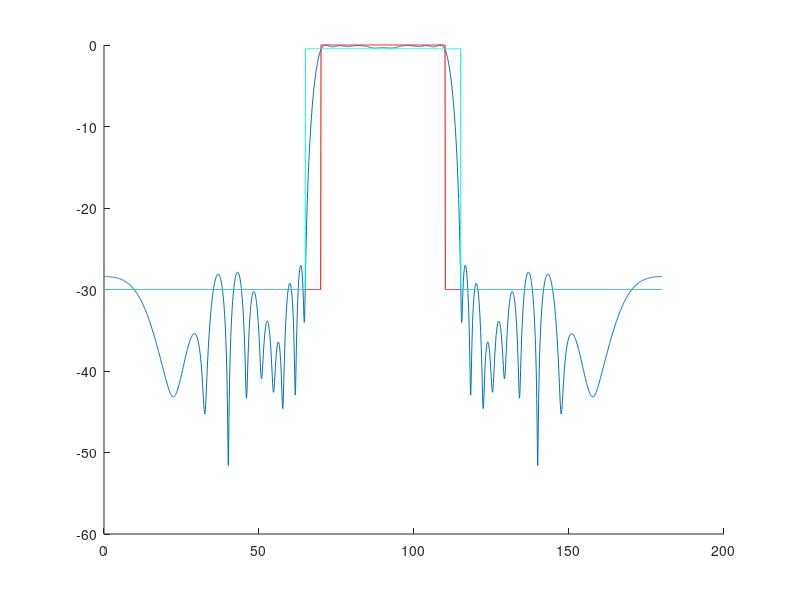

MATLAB code to generate this figure:
%alternating direction method

clc;
clear;

N = 41; %N antenna elements
lambda = 1;
%position of antenna array
d=zeros(1,N);
d(1) = 10;
d(2) = 9.6065;
d(3) = 8.8098;
d(4) = 8.2995;
d(5) = 7.8973;
d(6) = 7.3497;
d(7) = 6.8494;
d(8) = 6.5302;
d(9) = 5.6299;
d(10)=5.3749;
d(11)=5;
d(12)=4.6065;
d(13)=3.8098;
d(14)=3.2995;
d(15)=2.8973;
d(16)=2.3497;
d(17)=1.8494;
d(18)=1.5302;
d(19)=0.6299;
d(20)=0.3749;
d(21)=0;
d(41) = -10;
d(40) = -9.6065;
d(39) = -8.8098;
d(38) = -8.2995;
d(37) = -7.8973;
d(36) = -7.3497;
d(35) = -6.8494;
d(34) = -6.5302;
d(33) = -5.6299;
d(32)=-5.3749;
d(31)=-5;
d(30)=-4.6065;
d(29)=-3.8098;
d(28)=-3.2995;
d(27)=-2.8973;
d(26)=-2.3497;
d(25)=-1.8494;
d(24)=-1.5302;
d(23)=-0.6299;
d(22)=-0.3749;

%number of mainlobe samples
theta_m = 70:0.5:110;
L_m = length(theta_m);
u_m = cos(theta_m*pi/180);
A_m = exp(1i*(2*pi/lambda)*u_m'*d);
%sidelobe
theta_s = [0:1:65,115:1:180];
L_s = length(theta_s);
u_s = cos(theta_s*pi/180);
A_s = exp(1i*(2*pi/lambda)*u_s'*d);
L = L_m + L_s;
%transformation matrix
theta = [theta_m,theta_s];
u = cos(theta*pi/180);
A = exp(1i*(2*pi/lambda)*u'*d);
%desired beampattern
%amplitude
fm = [ones(L_m,1);10^(-40/20)*ones(L_s,1)];
%phase
fp = ones(L,1);
f = fm.*fp;
%emphasis vector
w = fm.^(-1.2);
%transform from complex domain to real domain
Ar = [real(A),-imag(A);imag(A),real(A)];
wr = [w;w];
fr = [real(f);imag(f)];
Mr = diag(wr);
x0 = zeros(2*N,1);
xc = inv(A'*A)*A'*f;
%ripple tolerance
epsilon = 0.05;
km = 40;
kp = 4000;

%initialisation
t = ones(N,1);
z = x0;
beta_1 = 10/mean(abs(fm));
beta_2 = 1/mean(abs(fm));
lambda_1 = zeros(2*N,1);
% lambda_2 = zeros(2*L,1);
gamma_1 = 1.618;
gamma_2 = 1.618;

%group sparsity by alternating direction method
error = 1;
tic;
for k = 1:5
    while (error > 1e-4) 
        %shrinkage
        fp = A*xc;
        fp = fp./abs(fp);
        f = fm.*fp;
        fr = [real(f);imag(f)];
        for i = 1:N
            r = [x0(i);x0(i+N)] + (1/beta_1)*[lambda_1(i);lambda_1(i+N)];
            z_temp = max(1-t(i)/beta_1/norm(r),0)*r;
            z(i) = z_temp(1);
            z(i+N) = z_temp(2);
        end
%         x = inv(beta_1*eye(2*N)+beta_2*(Ar'*Mr*Ar))*(beta_1*z-lambda_1+beta_2*Ar'*Mr*fr+Ar'*lambda_2);
        x = inv(beta_1*eye(2*N)+beta_2*(Ar'*Mr*Ar))*(beta_1*z-lambda_1+beta_2*Ar'*Mr*fr);
        lambda_1 = lambda_1 - gamma_1* beta_1*(z-x0);
%         lambda_2 = lambda_2 - gamma_2* beta_2*Mr*(Ar*x-fr);
        error = norm(x-x0); 
        x0 = x;
        xc = x0(1:N) + 1i*x0(N+1:2*N);
    end
    %update the weight corresponding to mainlobe
    fi = abs(A*xc)./max(abs(A*xc));
    em = fi(1:L_m)-fm(1:L_m);
    for i = 1:L_m
        if (em(i) < -epsilon)
            w(i) = w(i) + km * abs(em(i));
        end
    end
    %update the weight corresponding to sidelobe
    es = fi(L_m+1:end)-fm(L_m+1:end);
    w(L_m+1:end) = max(kp*es,0);
    wr = [w;w];
    Mr = diag(wr);
    error = 1;
end

t = toc;
%calculate the number of selected antennas
lam = 0;
for i = 1:N
    if (abs(xc(i))<0.01)
        xc(i)=0;
    else
        lam = lam + 1;
    end
end

%define the transformation matrix for plotting
theta_plot = [0:0.1:180];
u_plot = cos(theta_plot*pi/180);
A_plot = exp(1i*(2*pi/lambda)*u_plot'*d);
figure(3);hold on;
y = 20*log10(abs(A_plot*xc)/max(abs(A_plot*xc)));
hold on;
plot(theta_plot,y);
hold on;
fdd = 10^(-30/20)*ones(length(theta_plot),1);
fdd(701:1101) = 1;
plot(theta_plot,20*log10(fdd),'r');
fddd = 10^(-30/20)*ones(length(theta_plot),1);
fddd(651:1151) = 0.95;
plot(theta_plot,20*log10(fddd),'c');

